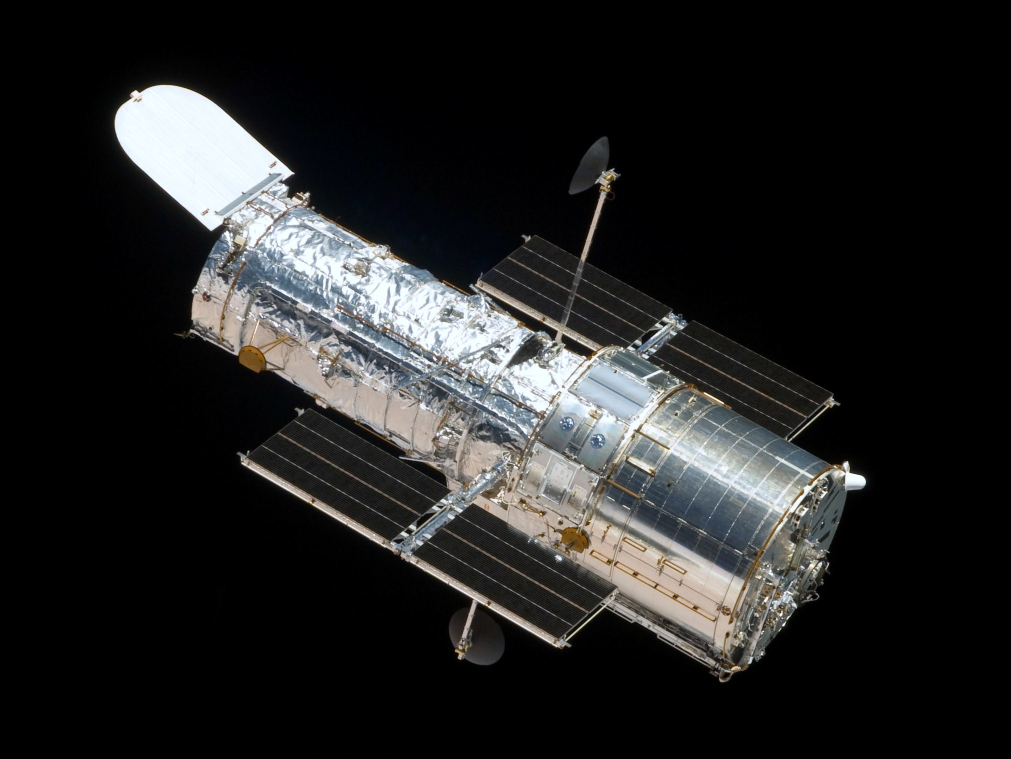
#> input picture images/HST-SM4.jpeg, 2022 x 1518 px (shown at 1/2 size); its folder holds only this picture in this run
$ python main.py
#> lines starting #> are read from the running program, lines starting #| are printed output that depends on the picture
from download_file import download_file
from get_extension import get_file_extension_from_url
from pathlib import Path
from PIL import Image
import requests


max_size = (1080, 1080)
for child in Path("images").iterdir():
    new_filename = "./resized/{}_resized.jpeg".format(child.stem)
    new_path = child.parent.joinpath(new_filename)
    Path(new_path.parent).mkdir(parents=True, exist_ok=True)
    with Image.open(child) as sample:
#> sample is the input picture: PIL image 2022x1518 RGB; mean R, G, B 35.1, 35.4, 35.3
        sample.thumbnail(max_size)
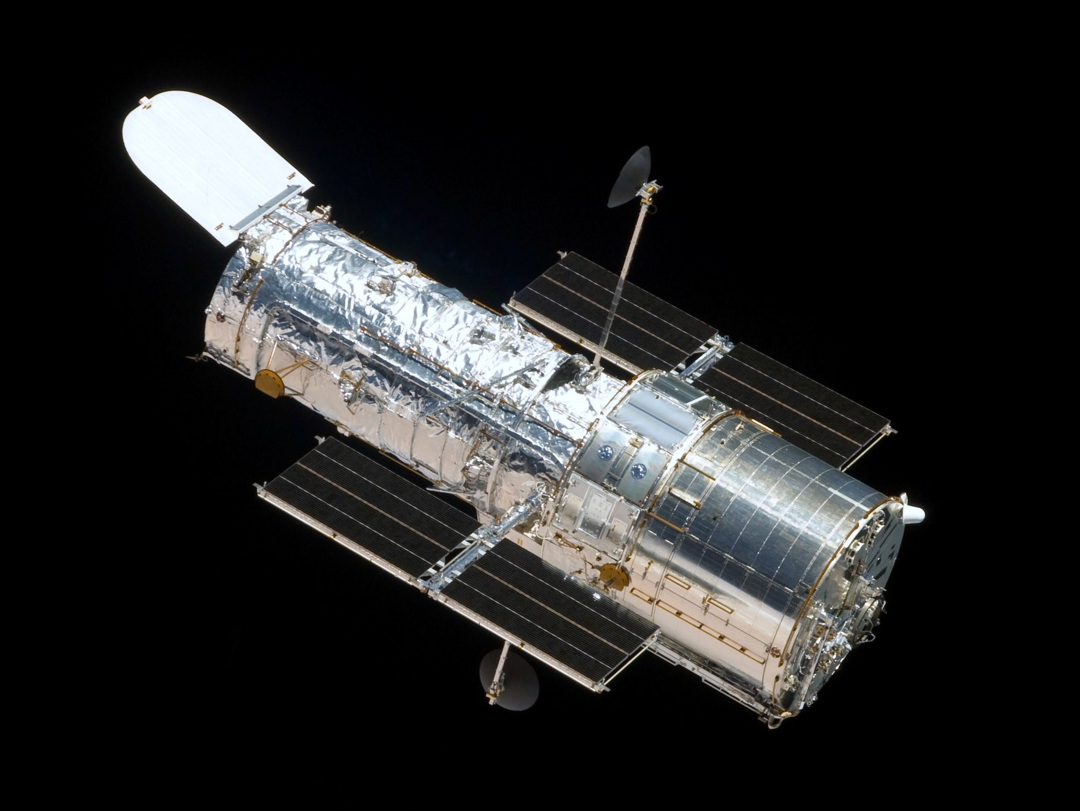
#> sample: PIL image 1080x811 RGB; mean R, G, B 35.1, 35.4, 35.3
        if sample.mode == "RGBA":
            sample = sample.convert("RGB")
        sample.save(new_path)
